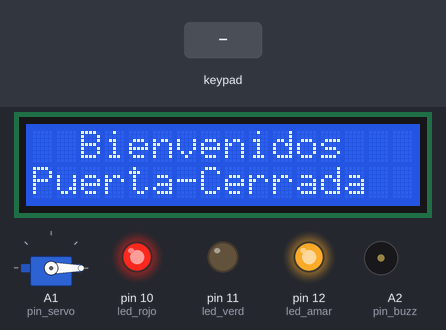
Recording of a sketch running on a simulated Arduino Uno, built with avr-gcc and run on an emulated ATmega328P. Parts: servo, 16×2 character LCD, output pins drawn as LEDs (lit = HIGH), buzzer (waves = sounding). The test bench sets the inputs (shaded band). What the sketch prints to the serial monitor is not drawn.

Above: at 1.2 s.
1.3 s: keypad keys 1 2 3 4 * pressed 0.4 s apart
At 3.7 s:
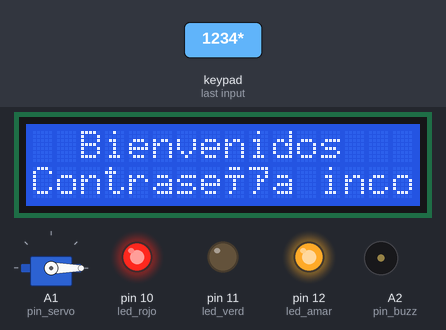
At 11.6 s:
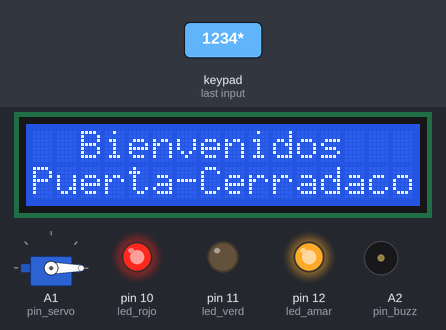
Timing chart, 0 to 13.1 s (numbered marks = the images above; inputs shaded):
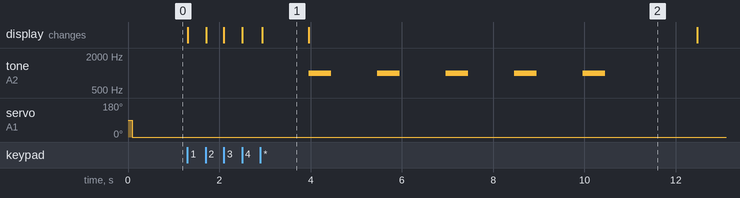

The sketch:

PARTE2_de_la_practica_6.ino
```cpp
 /*
   Fundacion Kinal
   Centro educativo tecnico laboral Kinal
   Quinto perito
   Quinto electronica
   Codigo Tecnico: EB5AM / EB5AV
   Curso: Taller de electronica digital y reparacion de computadoras I
   Proyecto: Practica 6
   Dev: Jose Filiberto Hernandez De Paz
   Fecha: 16 de mayo
   link de la simulacion:
*/

// Librerías a utilizar
#include <Wire.h>               // Librerías para usar el protocolo I2C
#include <LiquidCrystal_I2C.h>  // Librería que controla la LCD por medio de I2C
#include <Servo.h>              // Librería que me permite usar el servomotor
#include <Keypad.h>             // Librería que me permite usar el teclado matricial

// Directivas de preprocesador para la LCD
#define direccion_lcd 0x27      // Dirección de la pantalla LCD (verificar la dirección I2C)
#define filas 2                 // Cantidad de filas que posee la pantalla LCD
#define columnas 16             // Cantidad de columnas que posee la pantalla LCD

// Directivas de preprocesador para el teclado matricial
#define filas_teclado 4         // Cantidad de filas que posee el teclado matricial
#define columnas_teclado 4      // Cantidad de columnas que posee el teclado matricial
#define f1_teclado 9            // Pin 9 conectado a la fila 1
#define f2_teclado 8            // Pin 8 conectado a la fila 2
#define f3_teclado 7            // Pin 7 conectado a la fila 3
#define f4_teclado 6            // Pin 6 conectado a la fila 4
#define c1_teclado 5           // Pin 5 conectado a la columna 1
#define c2_teclado 4           // Pin 4 conectado a la columna 2
#define c3_teclado 3           // Pin 3 conectado a la columna 3
#define c4_teclado 2           // Pin 2 conectado a la columna 4

// Directivas de preprocesador para el servomotor, LEDs y buzzer
#define pin_servo A1            // Pin A1 conectado al servOomotor
#define pin_buzz A2             // Pin A2 conectado al buzzer
#define led_rojo 10              // Pin 10 conectado al LED rojo
#define led_amar 12             // Pin 12 conectado al LED amarillo
#define led_verd 11            // Pin 11 conectado al LED verde
#define ON(pin) digitalWrite(pin, HIGH)
#define OFF(pin) digitalWrite(pin, LOW)

// Variables para el uso del teclado
char keys[filas_teclado][columnas_teclado] = {
  {'1', '2', '3', 'A'},
  {'4', '5', '6', 'B'},
  {'7', '8', '9', 'C'},
  {'*', '0', '#', 'D'}
};

byte pines_filas[filas_teclado] = {f1_teclado, f2_teclado, f3_teclado, f4_teclado};
byte pines_columnas[columnas_teclado] = {c1_teclado, c2_teclado, c3_teclado, c4_teclado};

// Variables para el uso del servomotor
const int lock_pos = 0;        // Posición de 0 grados para indicar que la puerta se encuentra cerrada
const int unlock_pos = 90;     // Posición de 90 grados para indicar que la puerta se encuentra abierta

// Variables donde almacenaré las contraseñas
String contrasenaCerradura = "20235565*";  // Contraseña definida por el sistema
String info_recibida = "";                 // Variable para guardar los caracteres ingresados

// Variables auxiliares
byte pos_lcd = 0;             // Posición del cursor

// Constructor
LiquidCrystal_I2C lcdCerradura(direccion_lcd, columnas, filas); // LCD con dirección 0x27 y tamaño 16x2
Servo ServoCerradura; // Servomotor controlado por PWM en el pin 9
Keypad tecladoCerradura = Keypad(makeKeymap(keys), pines_filas, pines_columnas, filas_teclado, columnas_teclado); // Teclado matricial 4x4

// Funciones
void config_outputs();
void config_HMI();
void check_password();

void setup() {
  Serial.begin(9600); // Inicia la comunicación serial
  Serial.println("Practica 6"); // Envía mensaje al monitor serie
  config_outputs(); // Configura los pines de salida
  config_HMI(); // Configura e inicializa la pantalla LCD y el servomotor
  ON(led_amar); // Enciende el LED amarillo
  ON(led_rojo); // Enciende el LED rojo
  OFF(led_verd); // Apaga el LED verde
  ServoCerradura.write(lock_pos); // Cierra la cerradura
}

void loop() {
  // Obtiene el valor de la tecla presionada
  char key = tecladoCerradura.getKey();

  if (key) {
    info_recibida += key;
    Serial.println(key);
    lcdCerradura.setCursor(pos_lcd, 1);
    lcdCerradura.print("*");
    pos_lcd++;

    if (key == '*') {
      check_password();
    }
  }

  // Lectura desde el monitor serie
  if (Serial.available() > 0) {
    char serialKey = Serial.read();
    info_recibida += serialKey;
    Serial.println(serialKey);
    lcdCerradura.setCursor(pos_lcd, 1);
    lcdCerradura.print("*");
    pos_lcd++;

    if (serialKey == '*') {
      check_password();
    }
  }
}

void check_password() {
  lcdCerradura.setCursor(0, 1);
  lcdCerradura.print("                ");
  Serial.println(info_recibida);

  if (info_recibida == contrasenaCerradura) {
    lcdCerradura.setCursor(0, 1);
    lcdCerradura.print("Contraseña correcta");
    ServoCerradura.write(unlock_pos);
    delay(1000);
    ServoCerradura.write(lock_pos);
    lcdCerradura.setCursor(0, 1);
    lcdCerradura.print("Puerta-Abierta");
    ON(led_verd);
    OFF(led_rojo);
    Serial.println("Contraseña correcta");
    for (int i = 0; i < 2; i++) {
      tone(pin_buzz, 1000); // Emitir tono
      delay(500);
      noTone(pin_buzz); // Detener tono
      delay(1000);
    }
  } else {
    lcdCerradura.setCursor(0, 1);
    lcdCerradura.print("Contraseña incorrecta");
    delay(1000);
    lcdCerradura.setCursor(0, 1);
    lcdCerradura.print("Puerta-Cerrada");
    OFF(led_verd);
    ON(led_rojo);
    Serial.println("Contraseña incorrecta");
    ServoCerradura.write(lock_pos);
    for (int i = 0; i < 5; i++) {
    tone(pin_buzz, 1000);
    delay(500);
    noTone(pin_buzz);
    delay(1000);
    }
  }

  info_recibida = ""; // Limpia el string
  delay(1000);
  lcdCerradura.setCursor(0, 1);
  lcdCerradura.print("Puerta Cerrada");
  pos_lcd = 0;
  ON(led_rojo);
  OFF(led_verd);
  ServoCerradura.write(lock_pos);
}

void config_outputs() {
  pinMode(pin_servo, OUTPUT);
  pinMode(pin_buzz, OUTPUT);
  pinMode(led_amar, OUTPUT);
  pinMode(led_rojo, OUTPUT);
  pinMode(led_verd, OUTPUT);
}

void config_HMI() {
  ServoCerradura.attach(pin_servo);
  lcdCerradura.init();
  lcdCerradura.backlight();
  lcdCerradura.setCursor(2, 0);
  lcdCerradura.print("Bienvenidos");
  lcdCerradura.setCursor(0, 1);
  lcdCerradura.print("Puerta-Cerrada");
}
```

Measured:
- after the input at 1.3 s, tone on A2 (pin_buzz): alternates 1000 Hz for 0.50 s and silent for 1.0 s, 10 changes in all, then stays silent, starting after 2.7 s; the display: first changes at once (image 1 shows a later state)
- what the display in image 1 shows lasts 1.1 s, from 2.9 s to 4.0 s
